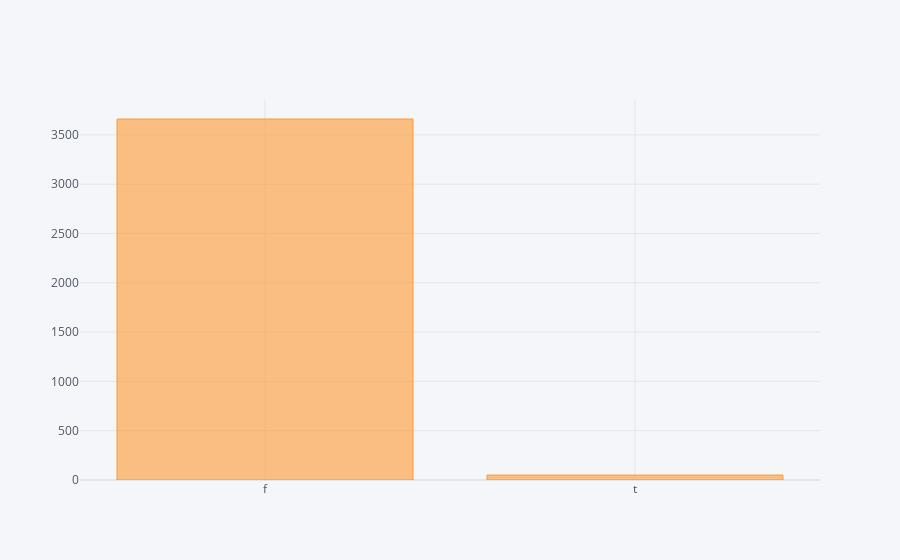

The notebook cell this image was saved under:
### Code cell
df['query_on_thyroxine'].value_counts().iplot(kind='bar')

### Figure 1 — Plotly figure (JSON) as saved in the notebook; plotly's stock layout.template omitted (floating-point values rounded to 4 significant figures)
{"data": [{"marker": {"color": "rgba(255, 153, 51, 0.6)", "line": {"color": "rgba(255, 153, 51, 1.0)", "width": 1}}, "name": "count", "orientation": "v", "text": "", "type": "bar", "x": ["f", "t"], "y": [3661, 50]}], "layout": {"autosize": true, "legend": {"bgcolor": "#F5F6F9", "font": {"color": "#4D5663"}}, "paper_bgcolor": "#F5F6F9", "plot_bgcolor": "#F5F6F9", "title": {"font": {"color": "#4D5663"}}, "xaxis": {"autorange": true, "gridcolor": "#E1E5ED", "range": [-0.5, 1.5], "showgrid": true, "tickfont": {"color": "#4D5663"}, "title": {"font": {"color": "#4D5663"}, "text": ""}, "type": "category", "zerolinecolor": "#E1E5ED"}, "yaxis": {"autorange": true, "gridcolor": "#E1E5ED", "range": [0, 3854.0], "showgrid": true, "tickfont": {"color": "#4D5663"}, "title": {"font": {"color": "#4D5663"}, "text": ""}, "type": "linear", "zerolinecolor": "#E1E5ED"}}}
